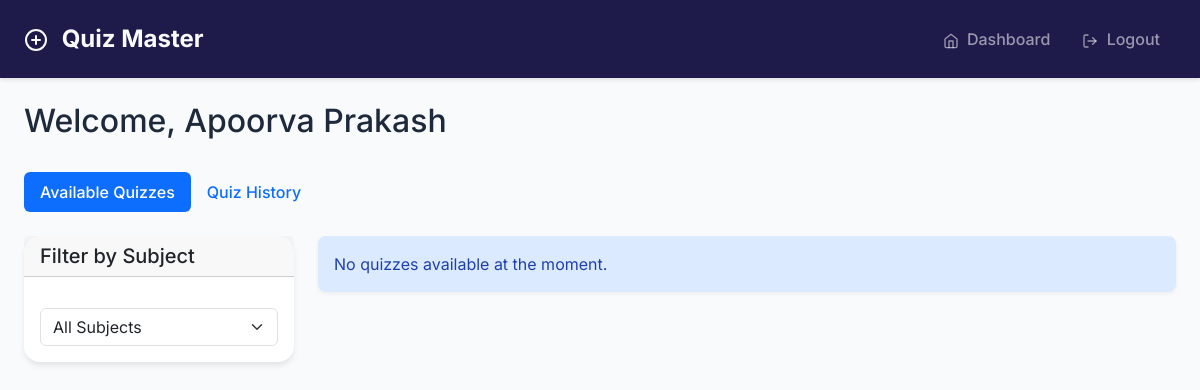
Before: /dashboard (signed in) with the older database file.
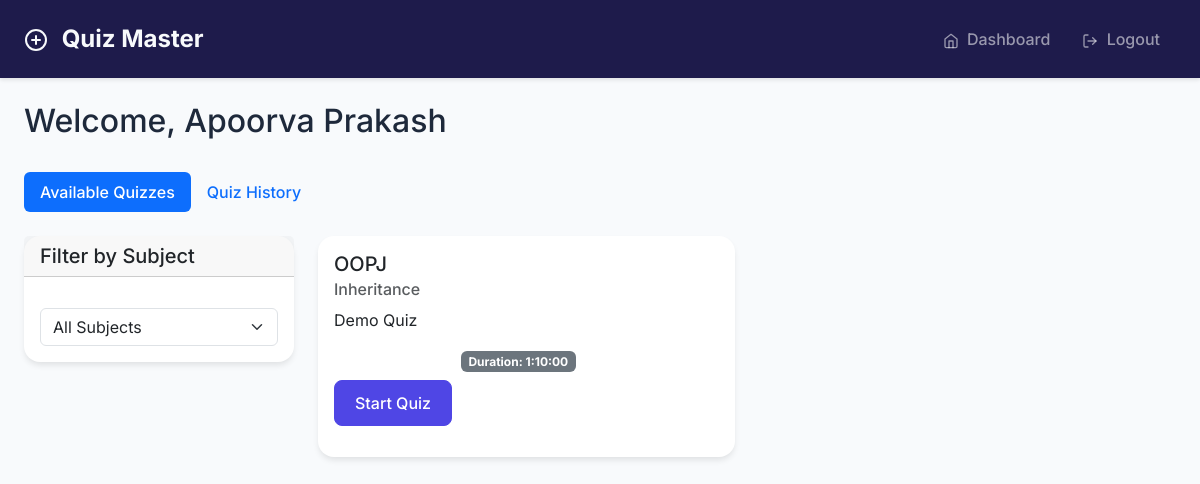
After: the same page with the newer database file.
### models/models.py (models this page shows)
class Quiz(db.Model):
    id = db.Column(db.Integer, primary_key=True)
    chapter_id = db.Column(db.Integer, db.ForeignKey('chapter.id'), nullable=False)
    date_of_quiz = db.Column(db.Date, nullable=False)
    time_duration = db.Column(db.Interval, nullable=False)
    remarks = db.Column(db.Text)
    questions = db.relationship('Question', backref='quiz', cascade='all, delete-orphan', lazy=True)
    scores = db.relationship('Score', backref='quiz', cascade='all, delete-orphan', lazy=True)

class Subject(db.Model):
    id = db.Column(db.Integer, primary_key=True)
    name = db.Column(db.String(100), nullable=False)
    description = db.Column(db.Text)
    chapters = db.relationship('Chapter', backref='subject', cascade='all, delete-orphan', lazy=True)

class Chapter(db.Model):
    id = db.Column(db.Integer, primary_key=True)
    name = db.Column(db.String(100), nullable=False)
    description = db.Column(db.Text)
    subject_id = db.Column(db.Integer, db.ForeignKey('subject.id'), nullable=False)
    quizzes = db.relationship('Quiz', backref='chapter', cascade='all, delete-orphan', lazy=True)

### controllers/user.py (the view)
@user.route('/')
@user.route('/dashboard')
@login_required
def dashboard():
    if current_user.is_admin:
        return redirect(url_for('admin.dashboard'))
    available_quizzes = Quiz.query.filter(
        Quiz.date_of_quiz >= datetime.utcnow().date()
    ).order_by(Quiz.date_of_quiz).all()
    past_attempts = Score.query.filter_by(
        user_id=current_user.id
    ).order_by(desc(Score.time_stamp_of_attempt)).all()
    subjects = Subject.query.all()
    return render_template('user/dashboard.html',
                         available_quizzes=available_quizzes,
                         past_attempts=past_attempts,
                         subjects=subjects)

### app.py (called while the page is built)
@login_manager.user_loader
def load_user(user_id):
    return User.query.get(int(user_id))

### templates/user/dashboard.html (shortened to what this page needs)
{% extends "base.html" %}
{% block content %}
<div class="row mb-4">
    <div class="col">
        <h2>Welcome, {{ current_user.full_name }}</h2>
    </div>
</div>
<ul class="nav nav-pills mb-4">
    <li class="nav-item">
        <a class="nav-link active" id="available-tab" data-bs-toggle="pill" href="#available">Available Quizzes</a>
    </li>
    <li class="nav-item">
        <a class="nav-link" id="history-tab" data-bs-toggle="pill" href="#history">Quiz History</a>
    </li>
</ul>
<div class="tab-content">
    <div class="tab-pane fade show active" id="available">
        <div class="row">
            <div class="col-md-3 mb-4">
                <div class="card">
                    <div class="card-header">
                        <h5 class="mb-0">Filter by Subject</h5>
                    </div>
                    <div class="card-body">
                        <select class="form-select" id="subjectFilter">
                            <option value="">All Subjects</option>
                        </select>
                    </div>
                </div>
            </div>
            <div class="col-md-9">
                <div class="row">
                    {% for quiz in available_quizzes %}
                        <div class="col-md-6 mb-4">
                            <div class="card quiz-card">
                                <div class="card-body">
                                    <h5 class="card-title">{{ quiz.chapter.subject.name }}</h5>
                                    <h6 class="card-subtitle mb-2 text-muted">{{ quiz.chapter.name }}</h6>
                                    <p class="card-text">{{ quiz.remarks }}</p>
                                    <div class="mb-2">
                                        <span class="badge badge-upcoming">Date: {{ quiz.date_of_quiz.strftime('%Y-%m-%d') }}</span>
                                        <span class="badge bg-secondary">Duration: {{ quiz.time_duration }}</span>
                                    </div>
                                    <a href="{{ url_for('user.start_quiz', quiz_id=quiz.id) }}" class="btn btn-primary">Start Quiz</a>
                                </div>
                            </div>
                        </div>
                    {% else %}
                        <div class="col">
                            <div class="alert alert-info">No quizzes available at the moment.</div>
                        </div>
                    {% endfor %}
                </div>
            </div>
        </div>
    </div>
</div>
{% endblock %}

Changed rows visible on the page:
now on this page (row edited): Quiz: chapter.subject.name "OOPJ", chapter.name "Inheritance", remarks "Demo Quiz", time_duration "1:10:00"
Other visible differences:
text no longer shown: "No quizzes available at the moment."
